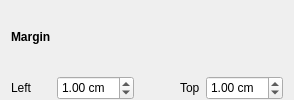
       <widget class="QWidget" name="widget_7" native="true">
        <layout class="QGridLayout" name="gridLayout_4">
         <property name="topMargin">
          <number>0</number>
         </property>
         <property name="bottomMargin">
          <number>0</number>
         </property>
         <property name="verticalSpacing">
          <number>3</number>
         </property>
         <item row="1" column="0">
          <widget class="QLabel" name="label_8">
           <property name="font">
            <font>
             <weight>50</weight>
             <bold>false</bold>
            </font>
           </property>
           <property name="text">
            <string>Left</string>
           </property>
          </widget>
         </item>
         <item row="1" column="4">
          <widget class="QDoubleSpinBox" name="spin_margin_top">
           <property name="minimumSize">
            <size>
             <width>0</width>
             <height>24</height>
            </size>
           </property>
           <property name="suffix">
            <string> cm</string>
           </property>
           <property name="decimals">
            <number>2</number>
           </property>
           <property name="minimum">
            <double>0.500000000000000</double>
           </property>
           <property name="maximum">
            <double>30.000000000000000</double>
           </property>
           <property name="singleStep">
            <double>0.100000000000000</double>
           </property>
           <property name="value">
            <double>1.000000000000000</double>
           </property>
          </widget>
         </item>
         <item row="1" column="3">
          <widget class="QLabel" name="label_5">
           <property name="text">
            <string>Top</string>
           </property>
          </widget>
         </item>
         <item row="1" column="2">
          <spacer name="horizontalSpacer_2">
           <property name="orientation">
            <enum>Qt::Horizontal</enum>
           </property>
           <property name="sizeType">
            <enum>QSizePolicy::Fixed</enum>
           </property>
           <property name="sizeHint" stdset="0">
            <size>
             <width>40</width>
             <height>20</height>
            </size>
           </property>
          </spacer>
         </item>
         <item row="1" column="1">
          <widget class="QDoubleSpinBox" name="spin_margin_left">
           <property name="minimumSize">
            <size>
             <width>0</width>
             <height>24</height>
            </size>
           </property>
           <property name="suffix">
            <string> cm</string>
           </property>
           <property name="decimals">
            <number>2</number>
           </property>
           <property name="minimum">
            <double>0.500000000000000</double>
           </property>
           <property name="maximum">
            <double>30.000000000000000</double>
           </property>
           <property name="singleStep">
            <double>0.100000000000000</double>
           </property>
           <property name="value">
            <double>1.000000000000000</double>
           </property>
          </widget>
         </item>
         <item row="0" column="0">
          <widget class="QLabel" name="label_4">
           <property name="font">
            <font>
             <weight>75</weight>
             <bold>true</bold>
            </font>
           </property>
           <property name="text">
            <string>Margin</string>
           </property>
          </widget>
         </item>
        </layout>
       </widget>
